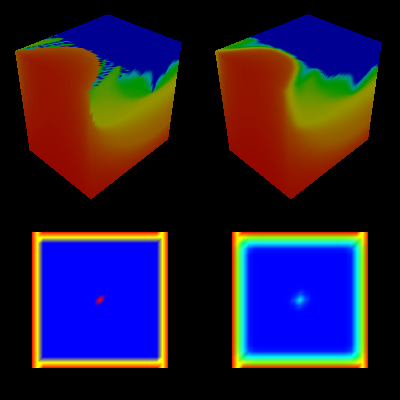

Write Python code to recreate this figure.
#!/usr/bin/env python

# Demonstrate vtkAttributeSmoothingFilter on general datasets:
# 2D unstructured grid (original and smoothed) and 3D image data
# (Mandelbrot source, original and smoothed).

# Factory overrides
import vtkmodules.vtkInteractionStyle  # noqa: F401
import vtkmodules.vtkRenderingFreeType  # noqa: F401
import vtkmodules.vtkRenderingOpenGL2  # noqa: F401

from vtkmodules.vtkCommonCore import (
    vtkFloatArray,
    vtkPoints,
)
from vtkmodules.vtkCommonDataModel import (
    vtkCellArray,
    vtkPolyData,
    vtkSphere,
)
from vtkmodules.vtkFiltersExtraction import vtkExtractGeometry
from vtkmodules.vtkFiltersGeometry import vtkAttributeSmoothingFilter
from vtkmodules.vtkFiltersSources import vtkPlaneSource
from vtkmodules.vtkImagingSources import vtkImageMandelbrotSource
from vtkmodules.vtkRenderingCore import (
    vtkActor,
    vtkDataSetMapper,
    vtkRenderWindow,
    vtkRenderWindowInteractor,
    vtkRenderer,
)

# Control test size
res = 25

# Generate synthetic plane data
ps = vtkPlaneSource()
ps.SetXResolution(res - 1)
ps.SetYResolution(res - 1)
ps.Update()

pd = vtkPolyData()
pd.SetPoints(ps.GetOutput().GetPoints())
pd.SetPolys(ps.GetOutput().GetPolys())

# Create synthetic scalar data
s = vtkFloatArray()
s.SetNumberOfTuples(res * res)
s.Fill(4)
pd.GetPointData().SetScalars(s)

# Set row values
for x in range(0, res):
    s.SetTuple1(x + 1 * res, 1)
    s.SetTuple1(x + (res - 2) * res, 1)
    s.SetTuple1(x + 0 * res, 0)
    s.SetTuple1(x + (res - 1) * res, 0)

# Set column values
for y in range(0, res):
    s.SetTuple1(1 + y * res, 1)
    s.SetTuple1((res - 2) + y * res, 1)
    s.SetTuple1(0 + y * res, 0)
    s.SetTuple1((res - 1) + y * res, 0)

# Set center point
s.SetTuple1(int(res / 2) + int(res / 2) * res, 0)

# Convert poly data to unstructured grid
sphere = vtkSphere()
sphere.SetCenter(0, 0, 0)
sphere.SetRadius(1000000)

extract = vtkExtractGeometry()
extract.SetInputData(pd)
extract.SetImplicitFunction(sphere)
extract.Update()

# Viewport 0: original 2D unstructured grid
mapper_0 = vtkDataSetMapper()
mapper_0.SetInputConnection(extract.GetOutputPort())
mapper_0.SetScalarRange(0, 4)

actor_0 = vtkActor()
actor_0.SetMapper(mapper_0)

# Viewport 1: smoothed 2D unstructured grid
att_1 = vtkAttributeSmoothingFilter()
att_1.SetInputConnection(extract.GetOutputPort())
att_1.SetSmoothingStrategyToAllButBoundary()
att_1.SetNumberOfIterations(20)
att_1.SetRelaxationFactor(0.1)
att_1.Update()

mapper_1 = vtkDataSetMapper()
mapper_1.SetInputConnection(att_1.GetOutputPort())
mapper_1.SetScalarRange(0, 4)

actor_1 = vtkActor()
actor_1.SetMapper(mapper_1)

# Viewport 2: 3D Mandelbrot original
mandel = vtkImageMandelbrotSource()
mandel.SetWholeExtent(-res, res, -res, res, -res, res)
mandel.Update()

mapper_2 = vtkDataSetMapper()
mapper_2.SetInputConnection(mandel.GetOutputPort())
mapper_2.SetScalarRange(1, 8)

actor_2 = vtkActor()
actor_2.SetMapper(mapper_2)

# Viewport 3: 3D Mandelbrot smoothed
att_3 = vtkAttributeSmoothingFilter()
att_3.SetInputConnection(mandel.GetOutputPort())
att_3.SetSmoothingStrategyToAllPoints()
att_3.SetNumberOfIterations(50)
att_3.SetRelaxationFactor(0.1)
att_3.Update()

mapper_3 = vtkDataSetMapper()
mapper_3.SetInputConnection(att_3.GetOutputPort())
mapper_3.SetScalarRange(1, 8)

actor_3 = vtkActor()
actor_3.SetMapper(mapper_3)

# Renderers
renderer_0 = vtkRenderer()
renderer_0.SetViewport(0, 0, 0.5, 0.5)
renderer_0.AddActor(actor_0)
renderer_0.SetBackground(0, 0, 0)

renderer_1 = vtkRenderer()
renderer_1.SetViewport(0.5, 0, 1, 0.5)
renderer_1.AddActor(actor_1)
renderer_1.SetBackground(0, 0, 0)

renderer_2 = vtkRenderer()
renderer_2.SetViewport(0, 0.5, 0.5, 1)
renderer_2.AddActor(actor_2)
renderer_2.SetBackground(0, 0, 0)

renderer_3 = vtkRenderer()
renderer_3.SetViewport(0.5, 0.5, 1, 1)
renderer_3.AddActor(actor_3)
renderer_3.SetBackground(0, 0, 0)

# Window
render_window = vtkRenderWindow()
render_window.SetMultiSamples(0)
render_window.SetSize(400, 400)
render_window.AddRenderer(renderer_0)
render_window.AddRenderer(renderer_1)
render_window.AddRenderer(renderer_2)
render_window.AddRenderer(renderer_3)
render_window.SetWindowName("attribute smoothing general")

# Interactor
interactor = vtkRenderWindowInteractor()
interactor.SetRenderWindow(render_window)

# Scene
renderer_2.GetActiveCamera().SetPosition(-1, 1, 1)
renderer_2.ResetCamera()
renderer_3.SetActiveCamera(renderer_2.GetActiveCamera())

interactor.Initialize()
interactor.Start()
